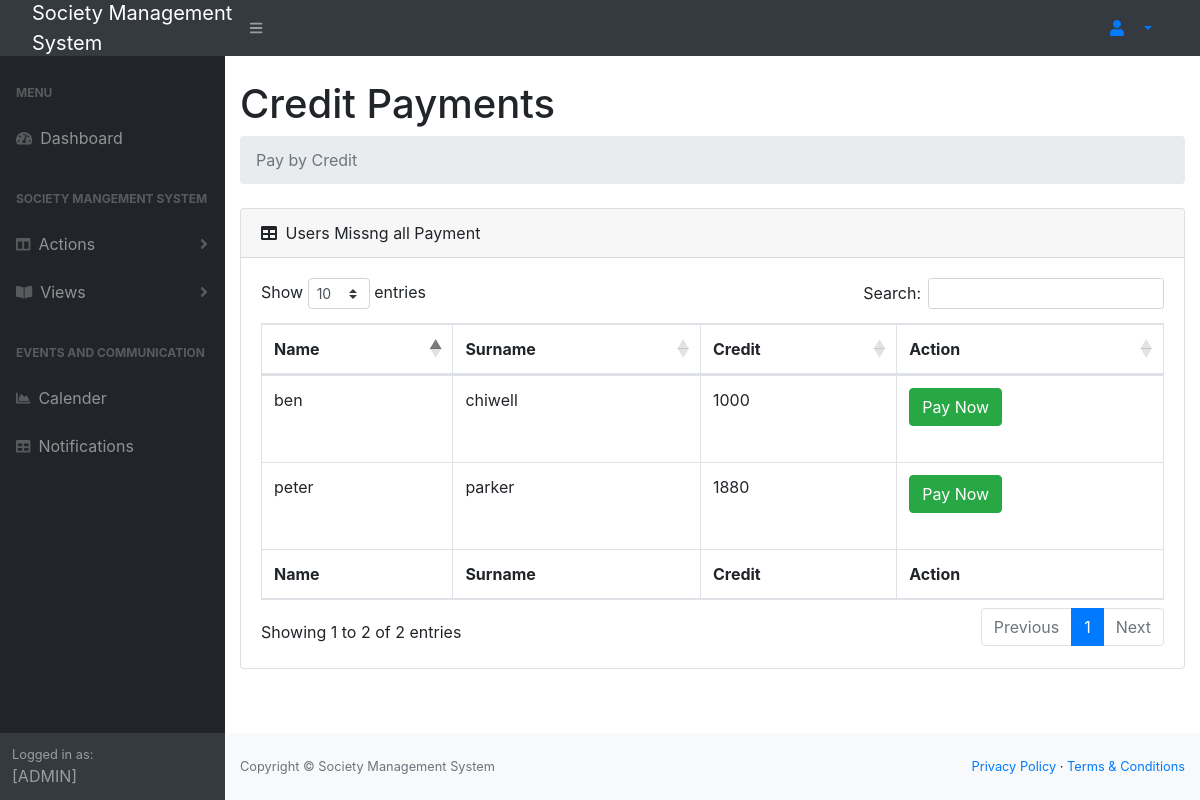
Page /credit.php on the committed database.
### tables this page shows
CREATE TABLE `reserve` (
  `id` int(10) NOT NULL,
  `amount` varchar(15) NOT NULL,
  `memberId` varchar(10) NOT NULL
);

CREATE TABLE `member` (
  `memberId` int(10) NOT NULL,
  `name` varchar(25) NOT NULL,
  `surname` varchar(25) NOT NULL,
  `id` varchar(15) NOT NULL,
  `cell_no` varchar(12) NOT NULL,
  `status` varchar(15) NOT NULL,
  `start_date` varchar(10) NOT NULL,
  `gender` varchar(10) NOT NULL,
  `user_id` int(10) NOT NULL
);

### credit.php (the view, shortened to what this page needs)
<?php
include("connection.php");
$name = $_SESSION['name'];
mysqli_query($con, "DELETE FROM reserve WHERE amount = '0' ");
?>
<!DOCTYPE html>
<html lang="en">
    <head>
        <link href="css/styles.css" rel="stylesheet" />
        <link href="https://cdn.datatables.net/1.10.20/css/dataTables.bootstrap4.min.css" rel="stylesheet" />
        <link rel="stylesheet" href="//stackpath.bootstrapcdn.com/bootstrap/4.3.1/css/bootstrap.min.css" crossorigin=anonymous>
    </head>
    <body class="sb-nav-fixed">
        <nav class="sb-topnav navbar navbar-expand navbar-dark bg-dark">
            <a class="navbar-brand" href="#  ">Society Management<br/> System</a>
            <button class="btn btn-link btn-sm order-1 order-lg-0" id="sidebarToggle" href="#!"><i class="fas fa-bars"></i></button>
            <li class="nav-item dropdown no-arrow-none d-md-inline-block  ml-auto mr-0 mr-md-3 my-2 my-md-0">
              <a class="nav-link dropdown-toggle" href="#" id="userDropdown" role="button" data-toggle="dropdown" aria-haspopup="true" aria-expanded="false">
              <i class="fas fa-user fa-fw green-text"></i>
              </a>
            </li>
        </nav>
        <div id="layoutSidenav">
            <div id="layoutSidenav_nav">
                <nav class="sb-sidenav accordion sb-sidenav-dark" id="sidenavAccordion">
                    <div class="sb-sidenav-menu">
                        <div class="nav">
                            <div class="sb-sidenav-menu-heading">Menu</div>
                            <a class="nav-link" href="admin.php">
                                <div class="sb-nav-link-icon"><i class="fas fa-tachometer-alt"></i></div>
                                Dashboard
                            </a>
                            <div class="sb-sidenav-menu-heading">Society Mangement System</div>
                             <a class="nav-link collapsed" href="#" data-toggle="collapse" data-target="#collapseLayouts" aria-expanded="false" aria-controls="collapseLayouts">
                                <div class="sb-nav-link-icon"><i class="fas fa-columns"></i></div>
                                 Actions
                                <div class="sb-sidenav-collapse-arrow"><i class="fas fa-angle-down"></i></div>
                             </a>
                             <a class="nav-link collapsed" href="#" data-toggle="collapse" data-target="#collapsePages" aria-expanded="false" aria-controls="collapsePages">
                                <div class="sb-nav-link-icon"><i class="fas fa-book-open"></i></div>
                                Views
                                <div class="sb-sidenav-collapse-arrow"><i class="fas fa-angle-down"></i></div>
                             </a>
                            <div class="sb-sidenav-menu-heading">Events and Communication</div>
                            <a class="nav-link" href="events.php">
                                <div class="sb-nav-link-icon"><i class="fas fa-chart-area"></i></div>
                                Calender
                            </a>
                            <a class="nav-link" href="notification.php">
                                <div class="sb-nav-link-icon"><i class="fas fa-table"></i></div>
                                Notifications
                            </a>
                        </div>
                    </div>
                    <div class="sb-sidenav-footer">
                        <div class="small">Logged in as:</div>
                        <?php echo $name. " [ADMIN]"; ?>
                    </div>
                </nav>
            </div>
            <div id="layoutSidenav_content">
                <main>
                    <div class="container-fluid">
                        <h1 class="mt-4">Credit Payments</h1>
                        <ol class="breadcrumb mb-4">
                            <li class="breadcrumb-item active">Pay by Credit</li>
                        </ol>
                        <div class="card mb-4">
                            <div class="card-header">
                                <i class="fas fa-table mr-1"></i>
                                Users Missng all Payment
                            </div>
                            <div class="card-body">
                                <div class="table-responsive">
                                    <table class="table table-bordered" id="dataTable" width="100%" cellspacing="0">
                                        <thead>
                                            <tr>
                                            <th>Name</th>
                                                <th>Surname</th>
                                                <th>Credit</th>
                                                <th>Action</th>
                                            </tr>
                                        </thead>
                                        <tfoot>
                                            <tr>
                                                <th>Name</th>
                                                <th>Surname</th>
                                                <th>Credit </th>
                                                <th>Action</th>
                                            </tr>
                                        </tfoot>
                                        <tbody>
                                             <?php
                                               $payQuery = "SELECT member.memberId,member.name,member.surname,reserve.amount
                                                            FROM member,reserve
                                                            WHERE member.memberId= reserve.memberId";
                                               $payment = mysqli_query($con,$payQuery);
                                               while($data = mysqli_fetch_array($payment))
                                               {
                                                   $name = $data['name'];
                                                   $surname = $data['surname'];
                                                   $credit = $data['amount'];
                                               ?>
                                               <tr>
                                                    <td> <?php echo $name;  ?>  </td>
                                                    <td> <?php echo $surname;  ?> </td>
                                                    <td> <?php echo $credit;  ?> </td>
                                                    <div class="text-center">
                                                   <td>  <a href="" class="btn btn-success btn-rounded mb-4" data-toggle="modal" data-target="#modalLoginForm2">Pay Now</a>
                                                  </td>
                                                </div>
                                                </tr>
                                               <?php
                                               }
                                              ?>
                                        </tbody>
                                    </table>
                                </div>
                            </div>
                        </div>
                    </div>
                </main>
                <footer class="py-4 bg-light mt-auto">
                    <div class="container-fluid">
                        <div class="d-flex align-items-center justify-content-between small">
                           <div class="text-muted">Copyright &copy; Society Management System</div>
                            <div>
                                <a href="#">Privacy Policy</a>
                                &middot;
                                <a href="#">Terms &amp; Conditions</a>
                            </div>
                        </div>
                    </div>
                </footer>
            </div>
        </div>
    </body>
</html>

### rows in the picture
reserve: memberId.name "ben", memberId.surname "chiwell", amount "1000"
reserve: memberId.name "peter", memberId.surname "parker", amount "1880"
